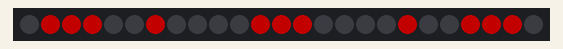
Bench run of a sketch on a simulated Arduino Uno, built with avr-gcc and run on an emulated ATmega328P. Shown: 25 RGB LEDs in strip order, left to right. Dim RGB values are drawn brighter than linear; colours are those a GRB WS2812 strip shows for the declared byte order.

Above: at 0.1 s.
At 1.1 s:
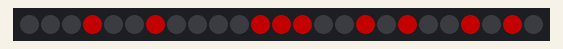
At 3.1 s:
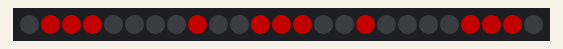
At 4.1 s:
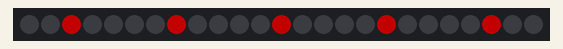

The sketch:

LED_count_down.ino
```cpp
#include <FastLED.h>
#define DATA_PIN 12
#define LED_TYPE WS2812
#define COLOR_ORDER GRB
#define NUM_LEDS 25
CRGB leds[NUM_LEDS];

void setup() {
  FastLED.addLeds<WS2812, DATA_PIN, RGB>(leds, NUM_LEDS);
}

void loop() {
  vijf();
  delay(1000);
  vier();
  delay(1000);
  drie();
  delay(1000);
  twee();
  delay(1000);
  een();
  delay(1000);
}

void vijf(){
  leds[0]  = CHSV(96,255,0);
  leds[9]  = CHSV(96,255,0);
  leds[10] = CHSV(96,255,0);
  leds[19] = CHSV(96,255,0);
  leds[20] = CHSV(96,255,0);

  leds[1]  = CHSV(96,255,150);
  leds[8]  = CHSV(96,255,0);
  leds[11]  = CHSV(96,255,150);
  leds[18]  = CHSV(96,255,150);
  leds[21] = CHSV(96,255,150);

  leds[2]  = CHSV(96,255,150);
  leds[7]  = CHSV(96,255,0);
  leds[12]  = CHSV(96,255,150);
  leds[17]  = CHSV(96,255,0);
  leds[22] = CHSV(96,255,150);

  leds[3]  = CHSV(96,255,150);
  leds[6]  = CHSV(96,255,150);
  leds[13]  = CHSV(96,255,150);
  leds[16]  = CHSV(96,255,0);
  leds[23] = CHSV(96,255,150);

  leds[4]  = CHSV(96,255,0);
  leds[5]  = CHSV(96,255,0);
  leds[14]  = CHSV(96,255,0);
  leds[15]  = CHSV(96,255,0);
  leds[24] = CHSV(96,255,0);

  FastLED.show();
}

void vier(){
  leds[0]  = CHSV(96,255,0);
  leds[9]  = CHSV(96,255,0);
  leds[10] = CHSV(96,255,0);
  leds[19] = CHSV(96,255,0);
  leds[20] = CHSV(96,255,0);

  leds[1]  = CHSV(96,255,0);
  leds[8]  = CHSV(96,255,0);
  leds[11]  = CHSV(96,255,150);
  leds[18]  = CHSV(96,255,150);
  leds[21] = CHSV(96,255,150);

  leds[2]  = CHSV(96,255,0);
  leds[7]  = CHSV(96,255,0);
  leds[12]  = CHSV(96,255,150);
  leds[17]  = CHSV(96,255,0);
  leds[22] = CHSV(96,255,0);

  leds[3]  = CHSV(96,255,150);
  leds[6]  = CHSV(96,255,150);
  leds[13]  = CHSV(96,255,150);
  leds[16]  = CHSV(96,255,150);
  leds[23] = CHSV(96,255,150);

  leds[4]  = CHSV(96,255,0);
  leds[5]  = CHSV(96,255,0);
  leds[14]  = CHSV(96,255,0);
  leds[15]  = CHSV(96,255,0);
  leds[24] = CHSV(96,255,0);

  FastLED.show();
}

void drie(){
  leds[0]  = CHSV(96,255,0);
  leds[9]  = CHSV(96,255,0);
  leds[10] = CHSV(96,255,0);
  leds[19] = CHSV(96,255,0);
  leds[20] = CHSV(96,255,0);

  leds[1]  = CHSV(96,255,150);
  leds[8]  = CHSV(96,255,0);
  leds[11]  = CHSV(96,255,150);
  leds[18]  = CHSV(96,255,0);
  leds[21] = CHSV(96,255,150);

  leds[2]  = CHSV(96,255,150);
  leds[7]  = CHSV(96,255,0);
  leds[12]  = CHSV(96,255,150);
  leds[17]  = CHSV(96,255,0);
  leds[22] = CHSV(96,255,150);

  leds[3]  = CHSV(96,255,150);
  leds[6]  = CHSV(96,255,150);
  leds[13]  = CHSV(96,255,150);
  leds[16]  = CHSV(96,255,150);
  leds[23] = CHSV(96,255,150);

  leds[4]  = CHSV(96,255,0);
  leds[5]  = CHSV(96,255,0);
  leds[14]  = CHSV(96,255,0);
  leds[15]  = CHSV(96,255,0);
  leds[24] = CHSV(96,255,0);

  FastLED.show();
}

void twee(){
  leds[0]  = CHSV(96,255,0);
  leds[9]  = CHSV(96,255,0);
  leds[10] = CHSV(96,255,0);
  leds[19] = CHSV(96,255,0);
  leds[20] = CHSV(96,255,0);

  leds[1]  = CHSV(96,255,150);
  leds[8]  = CHSV(96,255,150);
  leds[11]  = CHSV(96,255,150);
  leds[18]  = CHSV(96,255,0);
  leds[21] = CHSV(96,255,150);

  leds[2]  = CHSV(96,255,150);
  leds[7]  = CHSV(96,255,0);
  leds[12]  = CHSV(96,255,150);
  leds[17]  = CHSV(96,255,0);
  leds[22] = CHSV(96,255,150);

  leds[3]  = CHSV(96,255,150);
  leds[6]  = CHSV(96,255,0);
  leds[13]  = CHSV(96,255,150);
  leds[16]  = CHSV(96,255,150);
  leds[23] = CHSV(96,255,150);

  leds[4]  = CHSV(96,255,0);
  leds[5]  = CHSV(96,255,0);
  leds[14]  = CHSV(96,255,0);
  leds[15]  = CHSV(96,255,0);
  leds[24] = CHSV(96,255,0);

  FastLED.show();
}

void een(){
  leds[0]  = CHSV(96,255,0);
  leds[9]  = CHSV(96,255,0);
  leds[10] = CHSV(96,255,0);
  leds[19] = CHSV(96,255,0);
  leds[20] = CHSV(96,255,0);

  leds[1]  = CHSV(96,255,0);
  leds[8]  = CHSV(96,255,0);
  leds[11]  = CHSV(96,255,0);
  leds[18]  = CHSV(96,255,0);
  leds[21] = CHSV(96,255,0);

  leds[2]  = CHSV(96,255,150);
  leds[7]  = CHSV(96,255,150);
  leds[12]  = CHSV(96,255,150);
  leds[17]  = CHSV(96,255,150);
  leds[22] = CHSV(96,255,150);

  leds[3]  = CHSV(96,255,0);
  leds[6]  = CHSV(96,255,0);
  leds[13]  = CHSV(96,255,0);
  leds[16]  = CHSV(96,255,0);
  leds[23] = CHSV(96,255,0);

  leds[4]  = CHSV(96,255,0);
  leds[5]  = CHSV(96,255,0);
  leds[14]  = CHSV(96,255,0);
  leds[15]  = CHSV(96,255,0);
  leds[24] = CHSV(96,255,0);

  FastLED.show();
}
```

Measured:
- by itself, everything shown: repeats every 5.0 s, in 5 steps
- what the display in image 1 shows lasts 1.0 s, from 1.0 s to 2.0 s
